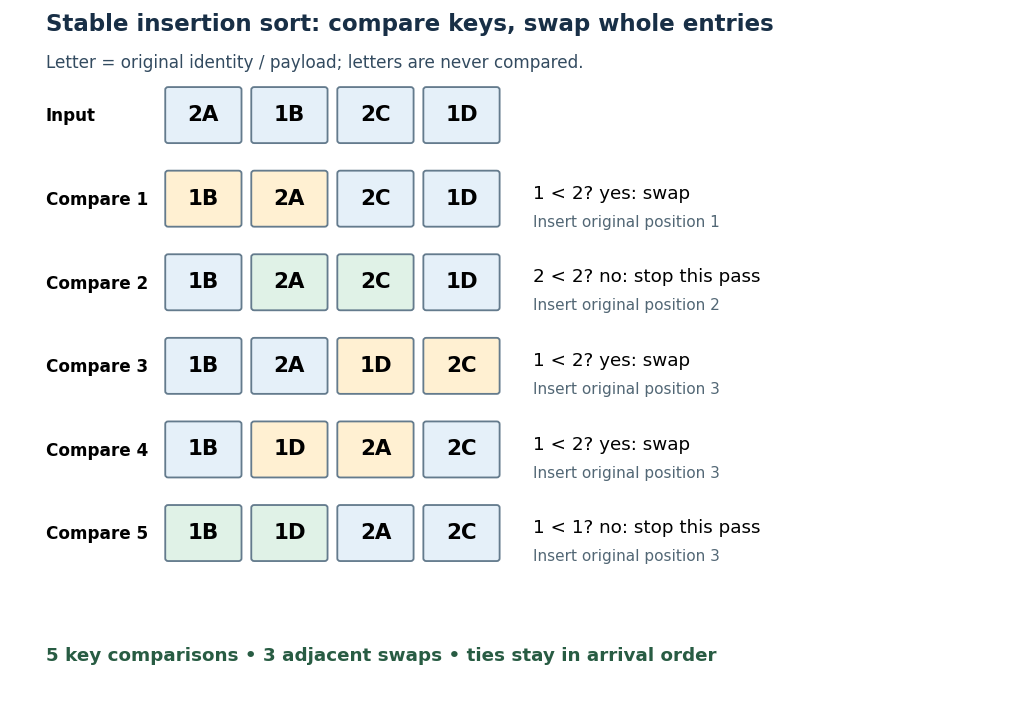

Write Python code to recreate this figure.
"""Draw an original adjacent-swap insertion-sort trace; write PNG to CWD.

Tested with Python 3.14.4, matplotlib 3.10.7 and numpy 2.3.5.
Run from _media with MPLBACKEND=Agg and a writable MPLCONFIGDIR.
"""

from pathlib import Path

import matplotlib.pyplot as plt
from matplotlib.patches import FancyBboxPatch


def insertion_trace(entries):
    """Return complete states after each key comparison, including stopped ties."""
    current = list(entries)
    steps = []
    for i in range(1, len(current)):
        j = i
        while j > 0:
            left, right = current[j - 1], current[j]
            swap = right[0] < left[0]
            if swap:
                current[j - 1], current[j] = right, left
            steps.append({"pass": i, "pair": (left, right), "swap": swap,
                          "positions": (j - 1, j), "state": tuple(current)})
            if not swap:
                break
            j -= 1
    return tuple(current), steps


def draw():
    original = ((2, "A"), (1, "B"), (2, "C"), (1, "D"))
    result, steps = insertion_trace(original)
    assert result == ((1, "B"), (1, "D"), (2, "A"), (2, "C"))
    assert len(steps) == 5 and sum(s["swap"] for s in steps) == 3
    fig, ax = plt.subplots(figsize=(9.4, 6.4), dpi=110, facecolor="white")
    ax.set(xlim=(-0.1, 10.0), ylim=(-0.45, 7.15))
    ax.axis("off")
    ax.text(0, 6.88, "Stable insertion sort: compare keys, swap whole entries",
            fontsize=15, weight="bold", color="#182f46")
    ax.text(0, 6.47, "Letter = original identity / payload; letters are never compared.",
            fontsize=11, color="#334b60")
    states = [original] + [s["state"] for s in steps]
    for row, state in enumerate(states):
        y = 5.65 - row * 0.94
        ax.text(0, y + 0.27, "Input" if row == 0 else f"Compare {row}",
                fontsize=11, va="center", weight="bold")
        for col, (key, identity) in enumerate(state):
            x = 1.25 + col * 0.88
            marked = row > 0 and col in steps[row - 1]["positions"]
            color = "#e5f0f9" if not marked else (
                "#fff0d2" if steps[row - 1]["swap"] else "#e0f2e7")
            ax.add_patch(FancyBboxPatch((x, y), 0.72, 0.57,
                         boxstyle="round,pad=0.03", facecolor=color,
                         edgecolor="#647b8d", linewidth=1.2))
            ax.text(x + 0.36, y + 0.285, f"{key}{identity}",
                    ha="center", va="center", fontsize=14, weight="bold")
        if row:
            step = steps[row - 1]
            left, right = step["pair"]
            label = f"{right[0]} < {left[0]}? "
            label += "yes: swap" if step["swap"] else "no: stop this pass"
            ax.text(4.98, y + 0.34, label, fontsize=12, va="center")
            ax.text(4.98, y + 0.02, f"Insert original position {step['pass']}",
                    fontsize=10, color="#526775", va="center")
    ax.text(0, -0.20, "5 key comparisons • 3 adjacent swaps • ties stay in arrival order",
            fontsize=12, weight="bold", color="#285c43")
    fig.subplots_adjust(left=0.035, right=0.99, bottom=0.03, top=0.99)
    fig.savefig(Path.cwd() / (Path(__file__).stem + ".png"), facecolor="white")
    plt.close(fig)


if __name__ == "__main__":
    draw()
